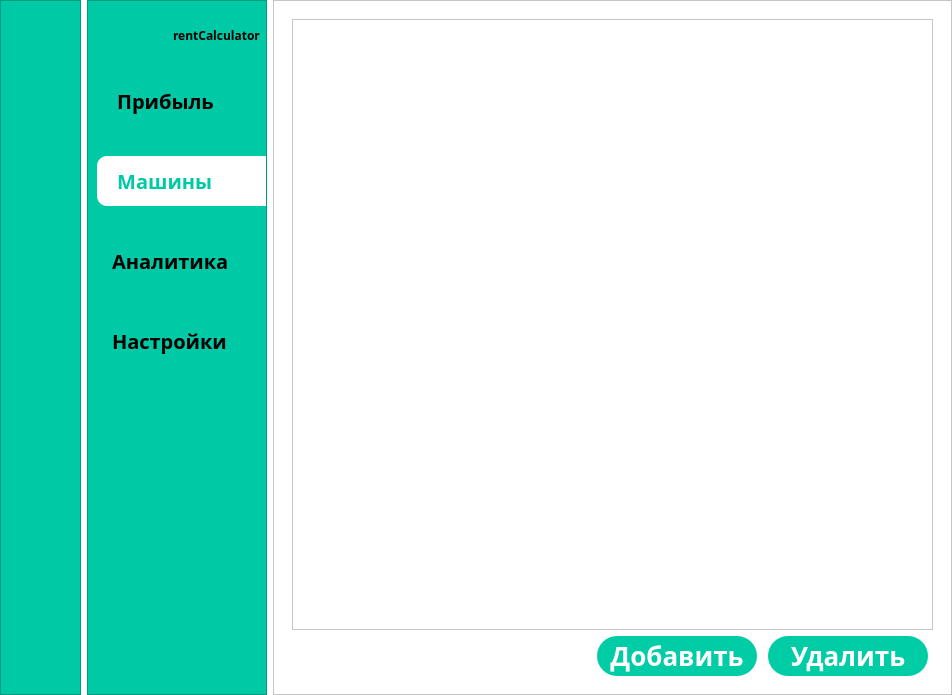
<?xml version="1.0" encoding="UTF-8"?>
<ui version="4.0">
 <class>MainWindow</class>
 <widget class="QMainWindow" name="MainWindow">
  <property name="geometry">
   <rect>
    <x>0</x>
    <y>0</y>
    <width>952</width>
    <height>695</height>
   </rect>
  </property>
  <property name="windowTitle">
   <string>rentCalc</string>
  </property>
  <property name="windowIcon">
   <iconset>
    <normaloff>icons/icon.png</normaloff>icons/icon.png</iconset>
  </property>
  <property name="styleSheet">
   <string notr="true">background-color: rgb(255, 255, 255);</string>
  </property>
  <widget class="QWidget" name="centralwidget">
   <layout class="QGridLayout" name="gridLayout">
    <property name="leftMargin">
     <number>0</number>
    </property>
    <property name="topMargin">
     <number>0</number>
    </property>
    <property name="rightMargin">
     <number>0</number>
    </property>
    <property name="bottomMargin">
     <number>0</number>
    </property>
    <item row="0" column="0">
     <widget class="QFrame" name="icon_only_widget">
      <property name="sizePolicy">
       <sizepolicy hsizetype="Minimum" vsizetype="Preferred">
        <horstretch>0</horstretch>
        <verstretch>0</verstretch>
       </sizepolicy>
      </property>
      <property name="styleSheet">
       <string notr="true">QWidget{
	background-color: rgb(0, 201, 165)
}
QPushButton{
	color: black;
	height: 50px;
	border: none;
	border-top-left-radius: 10px;
	border-bottom-left-radius: 10px;
	padding-right: 11px;
}
QPushButton:checked{
	color: rgb(0, 201, 165);
	background-color: rgb(255, 255, 255);
}</string>
      </property>
      <property name="frameShape">
       <enum>QFrame::StyledPanel</enum>
      </property>
      <property name="frameShadow">
       <enum>QFrame::Raised</enum>
      </property>
      <layout class="QVBoxLayout" name="verticalLayout_2">
       <property name="rightMargin">
        <number>0</number>
       </property>
       <item>
        <widget class="QLabel" name="logo_label">
         <property name="sizePolicy">
          <sizepolicy hsizetype="Minimum" vsizetype="Minimum">
           <horstretch>0</horstretch>
           <verstretch>0</verstretch>
          </sizepolicy>
         </property>
         <property name="minimumSize">
          <size>
           <width>70</width>
           <height>50</height>
          </size>
         </property>
         <property name="maximumSize">
          <size>
           <width>70</width>
           <height>50</height>
          </size>
         </property>
         <property name="styleSheet">
          <string notr="true">padding-right: 5px;</string>
         </property>
         <property name="text">
          <string/>
         </property>
         <property name="pixmap">
          <pixmap resource="res-rc.qrc">:/icons/icons/icon.png</pixmap>
         </property>
         <property name="scaledContents">
          <bool>true</bool>
         </property>
        </widget>
       </item>
       <item>
        <layout class="QVBoxLayout" name="verticalLayout">
         <property name="spacing">
          <number>30</number>
         </property>
         <property name="leftMargin">
          <number>3</number>
         </property>
         <property name="topMargin">
          <number>10</number>
         </property>
         <item>
          <widget class="QPushButton" name="income_button">
           <property name="text">
            <string/>
           </property>
           <property name="icon">
            <iconset>
             <normaloff>icons/savings.svg</normaloff>
             <normalon>:/icons/icons/savings-color.svg</normalon>icons/savings.svg</iconset>
           </property>
           <property name="iconSize">
            <size>
             <width>30</width>
             <height>30</height>
            </size>
           </property>
           <property name="checkable">
            <bool>true</bool>
           </property>
           <property name="autoExclusive">
            <bool>true</bool>
           </property>
          </widget>
         </item>
         <item>
          <widget class="QPushButton" name="cars_button">
           <property name="styleSheet">
            <string notr="true">color: white</string>
           </property>
           <property name="text">
            <string/>
           </property>
           <property name="icon">
            <iconset resource="res-rc.qrc">
             <normaloff>:/icons/icons/cars.svg</normaloff>
             <normalon>:/icons/icons/cars-color.svg</normalon>:/icons/icons/cars.svg</iconset>
           </property>
           <property name="iconSize">
            <size>
             <width>30</width>
             <height>30</height>
            </size>
           </property>
           <property name="checkable">
            <bool>true</bool>
           </property>
           <property name="autoExclusive">
            <bool>true</bool>
           </property>
          </widget>
         </item>
         <item>
          <widget class="QPushButton" name="analysis_button">
           <property name="text">
            <string/>
           </property>
           <property name="icon">
            <iconset resource="res-rc.qrc">
             <normaloff>:/icons/icons/monitoring.svg</normaloff>
             <normalon>:/icons/icons/monitoring-color.svg</normalon>:/icons/icons/monitoring.svg</iconset>
           </property>
           <property name="iconSize">
            <size>
             <width>30</width>
             <height>30</height>
            </size>
           </property>
           <property name="checkable">
            <bool>true</bool>
           </property>
           <property name="autoExclusive">
            <bool>true</bool>
           </property>
          </widget>
         </item>
         <item>
          <widget class="QPushButton" name="settings_button">
           <property name="text">
            <string/>
           </property>
           <property name="icon">
            <iconset resource="res-rc.qrc">
             <normaloff>:/icons/icons/settings.svg</normaloff>
             <normalon>:/icons/icons/settings-color.svg</normalon>:/icons/icons/settings.svg</iconset>
           </property>
           <property name="iconSize">
            <size>
             <width>30</width>
             <height>30</height>
            </size>
           </property>
           <property name="checkable">
            <bool>true</bool>
           </property>
           <property name="autoExclusive">
            <bool>true</bool>
           </property>
          </widget>
         </item>
        </layout>
       </item>
       <item>
        <spacer name="verticalSpacer">
         <property name="orientation">
          <enum>Qt::Vertical</enum>
         </property>
         <property name="sizeHint" stdset="0">
          <size>
           <width>20</width>
           <height>231</height>
          </size>
         </property>
        </spacer>
       </item>
       <item>
        <widget class="QPushButton" name="expand_button">
         <property name="text">
          <string/>
         </property>
         <property name="icon">
          <iconset resource="res-rc.qrc">
           <normaloff>:/icons/icons/arrow_forward.svg</normaloff>:/icons/icons/arrow_forward.svg</iconset>
         </property>
         <property name="iconSize">
          <size>
           <width>30</width>
           <height>30</height>
          </size>
         </property>
         <property name="checkable">
          <bool>true</bool>
         </property>
        </widget>
       </item>
       <item>
        <widget class="QPushButton" name="exit_button">
         <property name="text">
          <string/>
         </property>
         <property name="icon">
          <iconset resource="res-rc.qrc">
           <normaloff>:/icons/icons/exit.svg</normaloff>:/icons/icons/exit.svg</iconset>
         </property>
         <property name="iconSize">
          <size>
           <width>30</width>
           <height>30</height>
          </size>
         </property>
        </widget>
       </item>
      </layout>
     </widget>
    </item>
    <item row="0" column="2">
     <widget class="QFrame" name="main_menu">
      <property name="styleSheet">
       <string notr="true">background-color: rgb(255, 255, 255);</string>
      </property>
      <property name="frameShape">
       <enum>QFrame::StyledPanel</enum>
      </property>
      <property name="frameShadow">
       <enum>QFrame::Raised</enum>
      </property>
      <layout class="QVBoxLayout" name="verticalLayout_5">
       <item>
        <widget class="QStackedWidget" name="stackedWidget">
         <property name="maximumSize">
          <size>
           <width>1666666</width>
           <height>16777215</height>
          </size>
         </property>
         <property name="styleSheet">
          <string notr="true"/>
         </property>
         <property name="currentIndex">
          <number>4</number>
         </property>
         <widget class="QWidget" name="income_page">
          <property name="styleSheet">
           <string notr="true">QLabel{
font-family: Bahnschrift;
font-weight:bold;
font-size:30px;
}
.QPushButton { 
	background-color: rgba(0, 205, 165,255);
	color: white; 
	font-size: 26px;
	font-family:Bahnschrift;
	font-weight:bold;
	border-radius: 20px;
}
.QPushButton:hover {
	background-color:  rgba(0, 205, 165,255);
}
.QPushButton:pressed {
background-color: rgba(0, 205, 165,105);
}

</string>
          </property>
          <layout class="QGridLayout" name="gridLayout_2">
           <item row="1" column="0">
            <layout class="QHBoxLayout" name="horizontalLayout_3">
             <property name="spacing">
              <number>5</number>
             </property>
             <property name="sizeConstraint">
              <enum>QLayout::SetDefaultConstraint</enum>
             </property>
             <property name="leftMargin">
              <number>300</number>
             </property>
             <item>
              <widget class="QPushButton" name="add_income_button">
               <property name="minimumSize">
                <size>
                 <width>160</width>
                 <height>40</height>
                </size>
               </property>
               <property name="maximumSize">
                <size>
                 <width>160</width>
                 <height>16777215</height>
                </size>
               </property>
               <property name="styleSheet">
                <string notr="true"/>
               </property>
               <property name="text">
                <string>Добавить</string>
               </property>
              </widget>
             </item>
             <item>
              <widget class="QPushButton" name="delete_income_button">
               <property name="minimumSize">
                <size>
                 <width>160</width>
                 <height>40</height>
                </size>
               </property>
               <property name="maximumSize">
                <size>
                 <width>160</width>
                 <height>16777215</height>
                </size>
               </property>
               <property name="text">
                <string>Удалить</string>
               </property>
              </widget>
             </item>
            </layout>
           </item>
           <item row="0" column="0">
            <widget class="QFrame" name="frame">
             <property name="minimumSize">
              <size>
               <width>400</width>
               <height>600</height>
              </size>
             </property>
             <property name="frameShape">
              <enum>QFrame::StyledPanel</enum>
             </property>
             <property name="frameShadow">
              <enum>QFrame::Raised</enum>
             </property>
            </widget>
           </item>
          </layout>
         </widget>
         <widget class="QWidget" name="analysis_page"/>
         <widget class="QWidget" name="settings_page"/>
         <widget class="QWidget" name="page_5"/>
         <widget class="QWidget" name="cars_page">
          <property name="styleSheet">
           <string notr="true">QLabel{
font-family: Bahnschrift;
font-weight:bold;
font-size:30px;
}
.QPushButton { 
	background-color: rgba(0, 205, 165,255);
	color: white; 
	font-size: 26px;
	font-family:Bahnschrift;
	font-weight:bold;
	border-radius: 20px;
}
.QPushButton:hover {
	background-color:  rgba(0, 205, 165,255);
}
.QPushButton:pressed {
background-color: rgba(0, 205, 165,105);
}

</string>
          </property>
          <layout class="QVBoxLayout" name="verticalLayout_6">
           <item>
            <widget class="QFrame" name="frame_2">
             <property name="minimumSize">
              <size>
               <width>0</width>
               <height>600</height>
              </size>
             </property>
             <property name="frameShape">
              <enum>QFrame::StyledPanel</enum>
             </property>
             <property name="frameShadow">
              <enum>QFrame::Raised</enum>
             </property>
            </widget>
           </item>
           <item>
            <layout class="QHBoxLayout" name="horizontalLayout_2">
             <property name="leftMargin">
              <number>300</number>
             </property>
             <item>
              <widget class="QPushButton" name="pushButton">
               <property name="minimumSize">
                <size>
                 <width>160</width>
                 <height>40</height>
                </size>
               </property>
               <property name="maximumSize">
                <size>
                 <width>160</width>
                 <height>16777215</height>
                </size>
               </property>
               <property name="text">
                <string>Добавить</string>
               </property>
              </widget>
             </item>
             <item>
              <widget class="QPushButton" name="pushButton_2">
               <property name="minimumSize">
                <size>
                 <width>160</width>
                 <height>40</height>
                </size>
               </property>
               <property name="maximumSize">
                <size>
                 <width>160</width>
                 <height>16777215</height>
                </size>
               </property>
               <property name="text">
                <string>Удалить</string>
               </property>
              </widget>
             </item>
            </layout>
           </item>
          </layout>
         </widget>
        </widget>
       </item>
      </layout>
     </widget>
    </item>
    <item row="0" column="1">
     <widget class="QFrame" name="icon_name_widget">
      <property name="styleSheet">
       <string notr="true">QWidget{
	background-color: rgb(0, 201, 165)
}
QPushButton{
	color: black;
	font-family: Bahnschrift;
	font-size: 20px;
	font-weight:bold;
	height: 50px;
	border:none;
	padding-left: 0px;
	text-align: left;
	padding-left: 15px;
	border-top-left-radius: 10px;
	border-bottom-left-radius: 10px;
}
QPushButton:checked{
	color: rgb(0, 201, 165);
	background-color: rgb(255, 255, 255);
}</string>
      </property>
      <property name="frameShape">
       <enum>QFrame::StyledPanel</enum>
      </property>
      <property name="frameShadow">
       <enum>QFrame::Raised</enum>
      </property>
      <layout class="QVBoxLayout" name="verticalLayout_4">
       <property name="rightMargin">
        <number>0</number>
       </property>
       <item>
        <layout class="QHBoxLayout" name="horizontalLayout">
         <property name="rightMargin">
          <number>5</number>
         </property>
         <item>
          <widget class="QLabel" name="flogo_label">
           <property name="sizePolicy">
            <sizepolicy hsizetype="Minimum" vsizetype="Minimum">
             <horstretch>0</horstretch>
             <verstretch>0</verstretch>
            </sizepolicy>
           </property>
           <property name="minimumSize">
            <size>
             <width>70</width>
             <height>50</height>
            </size>
           </property>
           <property name="maximumSize">
            <size>
             <width>70</width>
             <height>50</height>
            </size>
           </property>
           <property name="styleSheet">
            <string notr="true">padding-right: 5px;</string>
           </property>
           <property name="text">
            <string/>
           </property>
           <property name="pixmap">
            <pixmap resource="res-rc.qrc">:/icons/icons/icon.png</pixmap>
           </property>
           <property name="scaledContents">
            <bool>true</bool>
           </property>
          </widget>
         </item>
         <item>
          <widget class="QLabel" name="fappname_label">
           <property name="styleSheet">
            <string notr="true">font-family: Bahnschrift;font-weight:bold;</string>
           </property>
           <property name="text">
            <string>rentCalculator</string>
           </property>
          </widget>
         </item>
        </layout>
       </item>
       <item>
        <layout class="QVBoxLayout" name="verticalLayout_3">
         <property name="spacing">
          <number>30</number>
         </property>
         <property name="topMargin">
          <number>10</number>
         </property>
         <item>
          <widget class="QPushButton" name="fincome_button">
           <property name="text">
            <string> Прибыль</string>
           </property>
           <property name="icon">
            <iconset resource="res-rc.qrc">
             <normaloff>:/icons/icons/savings.svg</normaloff>
             <normalon>:/icons/icons/savings-color.svg</normalon>:/icons/icons/savings.svg</iconset>
           </property>
           <property name="iconSize">
            <size>
             <width>30</width>
             <height>30</height>
            </size>
           </property>
           <property name="checkable">
            <bool>true</bool>
           </property>
           <property name="checked">
            <bool>false</bool>
           </property>
           <property name="autoExclusive">
            <bool>true</bool>
           </property>
          </widget>
         </item>
         <item>
          <widget class="QPushButton" name="fcars_button">
           <property name="text">
            <string> Машины</string>
           </property>
           <property name="icon">
            <iconset resource="res-rc.qrc">
             <normaloff>:/icons/icons/cars.svg</normaloff>
             <normalon>:/icons/icons/cars-color.svg</normalon>:/icons/icons/cars.svg</iconset>
           </property>
           <property name="iconSize">
            <size>
             <width>30</width>
             <height>30</height>
            </size>
           </property>
           <property name="checkable">
            <bool>true</bool>
           </property>
           <property name="checked">
            <bool>true</bool>
           </property>
           <property name="autoExclusive">
            <bool>true</bool>
           </property>
          </widget>
         </item>
         <item>
          <widget class="QPushButton" name="fanalysis_button">
           <property name="text">
            <string>Аналитика</string>
           </property>
           <property name="icon">
            <iconset resource="res-rc.qrc">
             <normaloff>:/icons/icons/monitoring.svg</normaloff>
             <normalon>:/icons/icons/monitoring-color.svg</normalon>:/icons/icons/monitoring.svg</iconset>
           </property>
           <property name="iconSize">
            <size>
             <width>30</width>
             <height>30</height>
            </size>
           </property>
           <property name="checkable">
            <bool>true</bool>
           </property>
           <property name="autoExclusive">
            <bool>true</bool>
           </property>
          </widget>
         </item>
         <item>
          <widget class="QPushButton" name="fsettings_button">
           <property name="text">
            <string>Настройки</string>
           </property>
           <property name="icon">
            <iconset resource="res-rc.qrc">
             <normaloff>:/icons/icons/settings.svg</normaloff>
             <normalon>:/icons/icons/settings-color.svg</normalon>:/icons/icons/settings.svg</iconset>
           </property>
           <property name="iconSize">
            <size>
             <width>30</width>
             <height>30</height>
            </size>
           </property>
           <property name="checkable">
            <bool>true</bool>
           </property>
           <property name="autoExclusive">
            <bool>true</bool>
           </property>
          </widget>
         </item>
        </layout>
       </item>
       <item>
        <spacer name="verticalSpacer_2">
         <property name="orientation">
          <enum>Qt::Vertical</enum>
         </property>
         <property name="sizeHint" stdset="0">
          <size>
           <width>20</width>
           <height>229</height>
          </size>
         </property>
        </spacer>
       </item>
       <item>
        <widget class="QPushButton" name="fturn_button">
         <property name="styleSheet">
          <string notr="true">text-align: center;
padding-left:12px;</string>
         </property>
         <property name="text">
          <string/>
         </property>
         <property name="icon">
          <iconset resource="res-rc.qrc">
           <normaloff>:/icons/icons/arrow_back.svg</normaloff>:/icons/icons/arrow_back.svg</iconset>
         </property>
         <property name="iconSize">
          <size>
           <width>30</width>
           <height>30</height>
          </size>
         </property>
         <property name="checkable">
          <bool>true</bool>
         </property>
        </widget>
       </item>
       <item>
        <widget class="QPushButton" name="fexit_button">
         <property name="styleSheet">
          <string notr="true">font-family: Bahnschrift;
font-size: 18px;
text-align: center;

</string>
         </property>
         <property name="text">
          <string/>
         </property>
         <property name="icon">
          <iconset resource="res-rc.qrc">
           <normaloff>:/icons/icons/exit.svg</normaloff>:/icons/icons/exit.svg</iconset>
         </property>
         <property name="iconSize">
          <size>
           <width>30</width>
           <height>30</height>
          </size>
         </property>
        </widget>
       </item>
      </layout>
     </widget>
    </item>
   </layout>
  </widget>
 </widget>
 <resources>
  <include location="res-rc.qrc"/>
 </resources>
 <connections>
  <connection>
   <sender>fturn_button</sender>
   <signal>pressed()</signal>
   <receiver>icon_name_widget</receiver>
   <slot>hide()</slot>
   <hints>
    <hint type="sourcelabel">
     <x>271</x>
     <y>552</y>
    </hint>
    <hint type="destinationlabel">
     <x>223</x>
     <y>510</y>
    </hint>
   </hints>
  </connection>
  <connection>
   <sender>fturn_button</sender>
   <signal>pressed()</signal>
   <receiver>icon_only_widget</receiver>
   <slot>show()</slot>
   <hints>
    <hint type="sourcelabel">
     <x>170</x>
     <y>552</y>
    </hint>
    <hint type="destinationlabel">
     <x>82</x>
     <y>508</y>
    </hint>
   </hints>
  </connection>
  <connection>
   <sender>expand_button</sender>
   <signal>pressed()</signal>
   <receiver>icon_name_widget</receiver>
   <slot>show()</slot>
   <hints>
    <hint type="sourcelabel">
     <x>56</x>
     <y>552</y>
    </hint>
    <hint type="destinationlabel">
     <x>124</x>
     <y>496</y>
    </hint>
   </hints>
  </connection>
  <connection>
   <sender>expand_button</sender>
   <signal>pressed()</signal>
   <receiver>icon_only_widget</receiver>
   <slot>hide()</slot>
   <hints>
    <hint type="sourcelabel">
     <x>76</x>
     <y>549</y>
    </hint>
    <hint type="destinationlabel">
     <x>73</x>
     <y>497</y>
    </hint>
   </hints>
  </connection>
  <connection>
   <sender>exit_button</sender>
   <signal>clicked()</signal>
   <receiver>MainWindow</receiver>
   <slot>close()</slot>
   <hints>
    <hint type="sourcelabel">
     <x>28</x>
     <y>599</y>
    </hint>
    <hint type="destinationlabel">
     <x>252</x>
     <y>14</y>
    </hint>
   </hints>
  </connection>
  <connection>
   <sender>fexit_button</sender>
   <signal>clicked()</signal>
   <receiver>MainWindow</receiver>
   <slot>close()</slot>
   <hints>
    <hint type="sourcelabel">
     <x>193</x>
     <y>596</y>
    </hint>
    <hint type="destinationlabel">
     <x>253</x>
     <y>49</y>
    </hint>
   </hints>
  </connection>
  <connection>
   <sender>fincome_button</sender>
   <signal>toggled(bool)</signal>
   <receiver>income_button</receiver>
   <slot>setChecked(bool)</slot>
   <hints>
    <hint type="sourcelabel">
     <x>135</x>
     <y>98</y>
    </hint>
    <hint type="destinationlabel">
     <x>68</x>
     <y>97</y>
    </hint>
   </hints>
  </connection>
  <connection>
   <sender>fcars_button</sender>
   <signal>toggled(bool)</signal>
   <receiver>cars_button</receiver>
   <slot>setChecked(bool)</slot>
   <hints>
    <hint type="sourcelabel">
     <x>147</x>
     <y>186</y>
    </hint>
    <hint type="destinationlabel">
     <x>50</x>
     <y>182</y>
    </hint>
   </hints>
  </connection>
  <connection>
   <sender>fanalysis_button</sender>
   <signal>toggled(bool)</signal>
   <receiver>analysis_button</receiver>
   <slot>setChecked(bool)</slot>
   <hints>
    <hint type="sourcelabel">
     <x>181</x>
     <y>256</y>
    </hint>
    <hint type="destinationlabel">
     <x>51</x>
     <y>259</y>
    </hint>
   </hints>
  </connection>
  <connection>
   <sender>fsettings_button</sender>
   <signal>toggled(bool)</signal>
   <receiver>settings_button</receiver>
   <slot>setChecked(bool)</slot>
   <hints>
    <hint type="sourcelabel">
     <x>154</x>
     <y>349</y>
    </hint>
    <hint type="destinationlabel">
     <x>40</x>
     <y>342</y>
    </hint>
   </hints>
  </connection>
  <connection>
   <sender>settings_button</sender>
   <signal>toggled(bool)</signal>
   <receiver>fsettings_button</receiver>
   <slot>setChecked(bool)</slot>
   <hints>
    <hint type="sourcelabel">
     <x>62</x>
     <y>327</y>
    </hint>
    <hint type="destinationlabel">
     <x>115</x>
     <y>327</y>
    </hint>
   </hints>
  </connection>
  <connection>
   <sender>analysis_button</sender>
   <signal>toggled(bool)</signal>
   <receiver>fanalysis_button</receiver>
   <slot>setChecked(bool)</slot>
   <hints>
    <hint type="sourcelabel">
     <x>61</x>
     <y>268</y>
    </hint>
    <hint type="destinationlabel">
     <x>113</x>
     <y>268</y>
    </hint>
   </hints>
  </connection>
  <connection>
   <sender>cars_button</sender>
   <signal>toggled(bool)</signal>
   <receiver>fcars_button</receiver>
   <slot>setChecked(bool)</slot>
   <hints>
    <hint type="sourcelabel">
     <x>67</x>
     <y>201</y>
    </hint>
    <hint type="destinationlabel">
     <x>121</x>
     <y>202</y>
    </hint>
   </hints>
  </connection>
  <connection>
   <sender>income_button</sender>
   <signal>toggled(bool)</signal>
   <receiver>fincome_button</receiver>
   <slot>setChecked(bool)</slot>
   <hints>
    <hint type="sourcelabel">
     <x>66</x>
     <y>116</y>
    </hint>
    <hint type="destinationlabel">
     <x>116</x>
     <y>116</y>
    </hint>
   </hints>
  </connection>
 </connections>
</ui>
